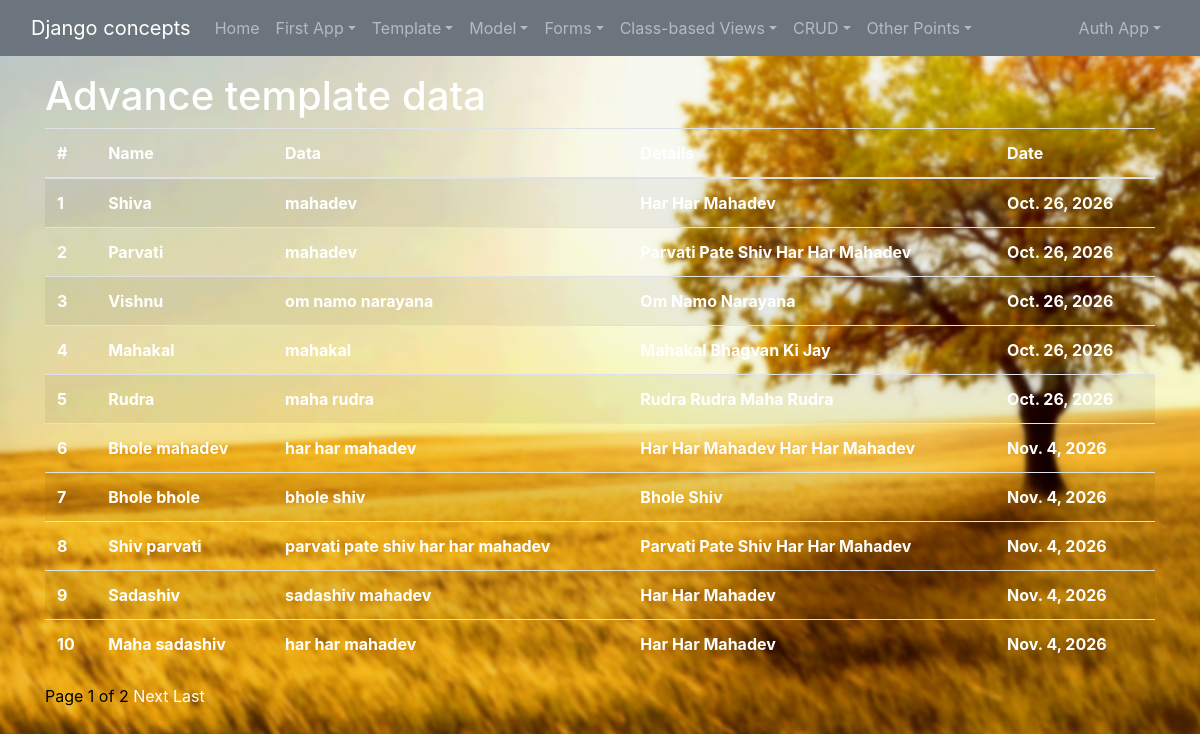
Page /advtemplateapp/showcustomtemplate on the committed database.
### app_006_advance_template/models.py (models this page shows)
class userInfo(models.Model):
    name = models.CharField(max_length=100)
    data = models.CharField(max_length=200)
    details = models.TextField()
    date = models.DateField()

### app_006_advance_template/views.py (the view)
# urls.py: path('showcustomtemplate', show_custom_template, name="showcustomtemplate")
def show_custom_template(request):
    data = userInfo.objects.all()
    paginator = Paginator(data, 10)
    page_number = request.GET.get('page')
    try:
        data = paginator.page(page_number)
    except PageNotAnInteger:
        data = paginator.page(1)
    except EmptyPage:
        data = paginator.page(paginator.num_pages)
    return render(request, 'app_006_advance_template/custom_temp.html', {'data': data})

### app_006_advance_template/templatetags/custom_filter.py (called while the page is built)
def fist_one_letter_upper(value):
    result = value[0].upper() + value[1:]
    return result

@register.filter(name='firstletterUpper')
def first_letter_capital_for_every_string(value):
    return value.title()

### templates/app_006_advance_template/custom_temp.html (shortened to what this page needs)
<!DOCTYPE html>
{% extends "base.html" %}
{%load custom_filter %}
{%load static%}
        {% block body%}
            <div style="top:10px;">
                <h1 style="color:white;">Advance template data</h1>
                {%if data%}
                    <table class="table table-striped" style="color:white;">
                        <thead>
                            <tr>
                                <th scope="col">#</th>
                                <th scope="col">Name</th>
                                <th scope="col">Data</th>
                                <th scope="col">Details</th>
                                <th scope="col">Date</th>
                            </tr>
                        </thead>
                        <tbody>
                            {% for value in data %}
                            <tr>
                                <th scope="row">{{forloop.counter}}</th>
                                <th scope="row">{{value.name | firstLettercapital}}</th>
                                <th scope="row">{{value.data}}</th>
                                <th scope="row">{{value.details | firstletterUpper}}</th>
                                <th scope="row">{{value.date}}</th>
                            </tr>
                            {% endfor %}
                        </tbody>
                    </table>
                    <div>
                        <span>Page {{ data.number }} of {{ data.paginator.num_pages }}</span>
                        {% if data.has_next %}
                            <a href="?page={{ data.next_page_number }}">Next</a>
                            <a href="?page={{ data.paginator.num_pages }}">Last</a>
                        {% endif %}
                    </div>
                {%else%}
                <p>data is not available</p>
                {%endif%}
            </div>
        {% endblock body%}

### static/css/base.css (style rules this page uses)
html, body { margin: 0; padding: 0; width: 100%; min-height: 100%; }
body { background-image: url(../images/ak2.jpg); background-size:cover; background-position: center; background-attachment: fixed; color: rgba(var(--bs-dark-rgb),var(--bs-text-opacity))!important }

### rows in the picture
userInfo: name|firstLettercapital "Shiva", data "mahadev", details|firstletterUpper "Har Har Mahadev", date "Oct. 26, 2026"
userInfo: name|firstLettercapital "Parvati", data "mahadev", details|firstletterUpper "Parvati Pate Shiv Har Har Mahadev", date "Oct. 26, 2026"
userInfo: name|firstLettercapital "Vishnu", data "om namo narayana", details|firstletterUpper "Om Namo Narayana", date "Oct. 26, 2026"
userInfo: name|firstLettercapital "Mahakal", data "mahakal", details|firstletterUpper "Mahakal Bhagvan Ki Jay", date "Oct. 26, 2026"
userInfo: name|firstLettercapital "Rudra", data "maha rudra", details|firstletterUpper "Rudra Rudra Maha Rudra", date "Oct. 26, 2026"
userInfo: name|firstLettercapital "Bhole mahadev", data "har har mahadev", details|firstletterUpper "Har Har Mahadev Har Har Mahadev", date "Nov. 4, 2026"
userInfo: name|firstLettercapital "Bhole bhole", data "bhole shiv", details|firstletterUpper "Bhole Shiv", date "Nov. 4, 2026"
userInfo: name|firstLettercapital "Shiv parvati", data "parvati pate shiv har har mahadev", details|firstletterUpper "Parvati Pate Shiv Har Har Mahadev", date "Nov. 4, 2026"
userInfo: name|firstLettercapital "Sadashiv", data "sadashiv mahadev", details|firstletterUpper "Har Har Mahadev", date "Nov. 4, 2026"
userInfo: name|firstLettercapital "Maha sadashiv", data "har har mahadev", details|firstletterUpper "Har Har Mahadev", date "Nov. 4, 2026"

### other values in the picture
{{ data.number }} "1"
{{ data.paginator.num_pages }} "2"
